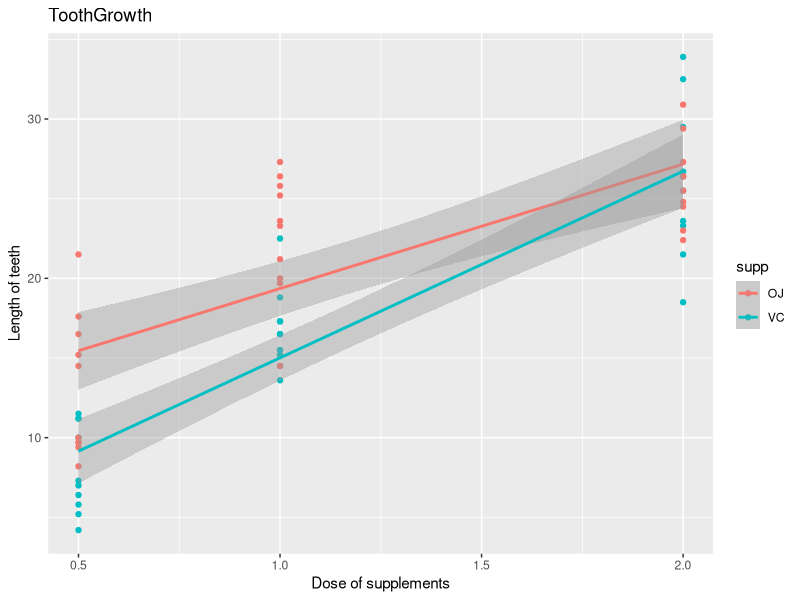

Generate this figure with R:
## ---- chunk 1
knitr::opts_chunk$set(echo = TRUE)
library(stats)
data(ToothGrowth)
library(ggplot2)
library(dplyr)

## ---- chunk 2
qplot(dose, len, data = ToothGrowth, color = supp, geom = "point") +  geom_smooth(method = "lm") + labs(title = "ToothGrowth") + labs(x = "Dose of supplements", y = "Length of teeth")
## ---- chunk 3
summary(ToothGrowth)
sd(ToothGrowth$len)

## ---- chunk 4
sumstats <- ToothGrowth %>% group_by(supp,dose) %>% summarize(len.mean=mean(len),)
sumstats
## ---- chunk 5

dose0.5 <- ToothGrowth[ToothGrowth$dose == 0.5, ]
t.test(x = dose0.5$len, paired = FALSE, conf.level = 0.95)$conf.
## ---- chunk 6

dose1 <- ToothGrowth[ToothGrowth$dose == 1, ]
t.test(x = dose1$len, paired = FALSE, conf.level = 0.95)$conf.
## ---- chunk 7

dose2 <- ToothGrowth[ToothGrowth$dose == 2, ]
t.test(x = dose2$len, paired = FALSE, conf.level = 0.95)$conf.
